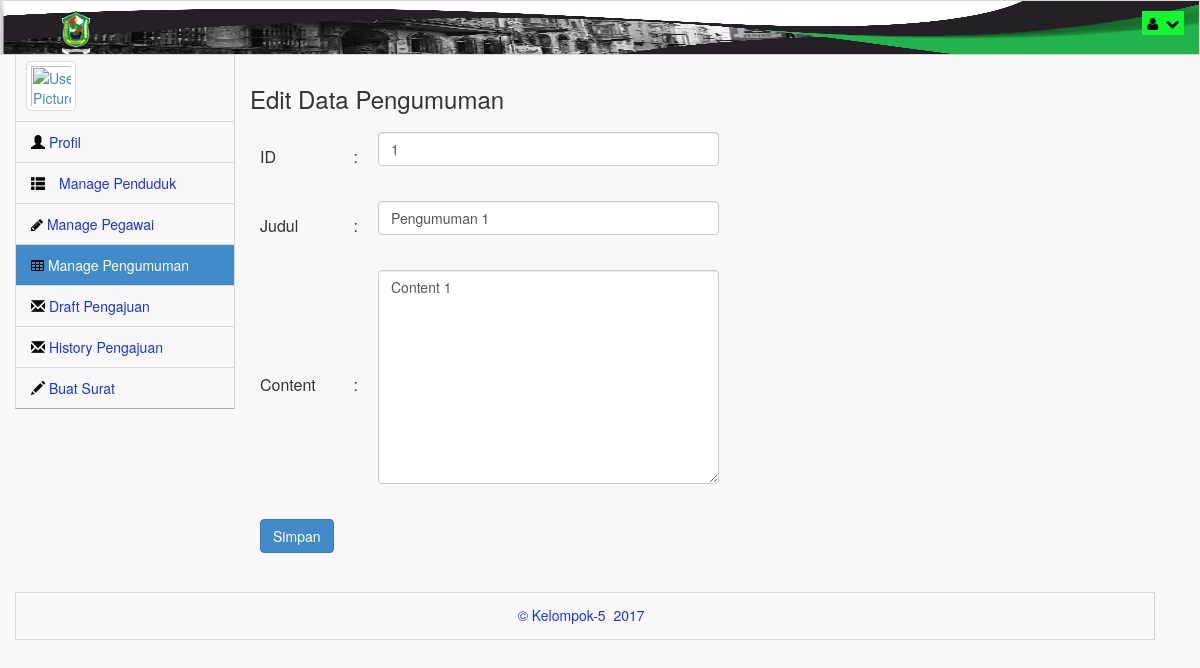
The page /index.php/c_admin/showEditPengumuman/1 on the database its author committed.
### tables this page shows
CREATE TABLE `data_pengumuman` (
  `ID` varchar(30) NOT NULL,
  `Judul` varchar(255) NOT NULL,
  `Content` varchar(255) NOT NULL,
  `foto` varchar(40) NOT NULL
);

### application/controllers/c_admin.php (called while the page is built, shortened)
<?php
class c_admin extends CI_Controller
{
	function __construct(){
		$this->load->library('session');
		$this->load->model('m_user');
		$this->load->model('m_penduduk');
		$this->load->model('m_surat');
		$this->load->model('m_pegawai');
		$this->load->model('m_pengumuman');
		$this->load->model('m_admin');
	}
	public function showEditPengumuman($ID){
		$data['dataAdmin'] = $this->m_admin->getDataAdmin($this->session->userdata('id'))->row();
		$data['dataPengumuman'] = $this->m_pengumuman->getDataPengumuman($ID)->row();
		$data['jenis'] = "Edit";
		$data['jenisKlik'] = "pengumuman";
		$this->load->view('views_Admin/Tampilan_editPengumuman', $data);
	}
}
?>

### index.php (called while the page is built, shortened)
<?php
require_once BASEPATH.'core/CodeIgniter.php';

### application/models/m_pengumuman.php (called while the page is built, shortened)
<?php
class m_pengumuman extends CI_Model{
	function getDataPengumuman($ID){
		$this->db->where('ID',$ID);
		$this->db->select('*');
		$this->db->from('data_pengumuman');
		return $this->db->get();
	}
}
?>

### application/views/views_Admin/Tampilan_editPengumuman.php (the view, shortened to what this page needs)
<?php
$IDnew="";
$Judul="";
$Content="";
if ($jenis == "Edit") {
 	$IDnew = $dataPengumuman->ID;
 	$Judul = $dataPengumuman->Judul;
 	$Content = $dataPengumuman->Content;
 };
  ?>
<head>
	<?php include "head_Admin.php"; ?>
</head>
<body class="padTop53 " >
	<?php include "headerNav_Admin.php"; ?>
	<div id="content" style="width: 80%;">
		<div class="panel-body">
			<div class="login-form">
				<form action="<?php if ($jenis == 'Edit') {
					echo site_url('c_admin/editPengumuman');
				}else{
					echo site_url('c_admin/addPengumuman');
					} ;?>" method="post">
          <?php if($jenis == 'Edit') {
  					echo "<h3>Edit Data Pengumuman</h3>";
  				}else {
  					echo "<h3>Add Data Pengumuman</h3>";
  				}?>
						<table cellpadding="10px;">
							<tr>
								<td>ID</td>
								<td> : </td>
								<td>
									<div class="form-group">
										<input class="form-control" placeholder="ID" name="idnew" value="<?php echo $IDnew ; ?>" autofocus required>
									</div>
								</td>
							</tr>
							<tr>
								<td>Judul</td>
								<td> : </td>
								<td>
									<div class="form-group">
										<input class="form-control" placeholder="Judul" name="judul" value="<?php echo $Judul ; ?>" autofocus required>
									</div>
								</td>
							</tr>
							<tr>
								<td>Content</td>
								<td> : </td>
								<td>
									<div class="form-group">
									<textarea required cols="40" rows="10" class="form-control" placeholder="Content" name="content" autofocus required><?php echo $Content ; ?></textarea>
								</td>
							</tr>
							<tr>
								<td><button class="btn btn-primary" name="Aksi" >Simpan</button></td>
							</tr>
						</table>
					</form>
				</div>
			</div>
		</div>
		<?php include "footer_Admin.php"; ?>
	</body>

### asset/css_admin/css/main.css (style rules this page uses)
@media (min-width: 768px) { html, body { height: 100%; } }
body.padTop53 { padding-top: 75px; overflow: visible; }
@media (min-width: 802px) { body.padTop53 { padding-top: 51px; } }
@media (min-width: 768px) { #content { margin-left: 100px; } }
@media (min-width: 992px) { #content { margin-left: 220px; } }
#content { -webkit-transition: margin 0.4s; transition: margin 0.4s; }

### asset/css_admin/css/MoneAdmin.css (style rules this page uses)
body { background-color: #f8f8f8; }

### rows shown on the page
data_pengumuman: idnew "1", judul "Pengumuman 1", content "Content 1"
